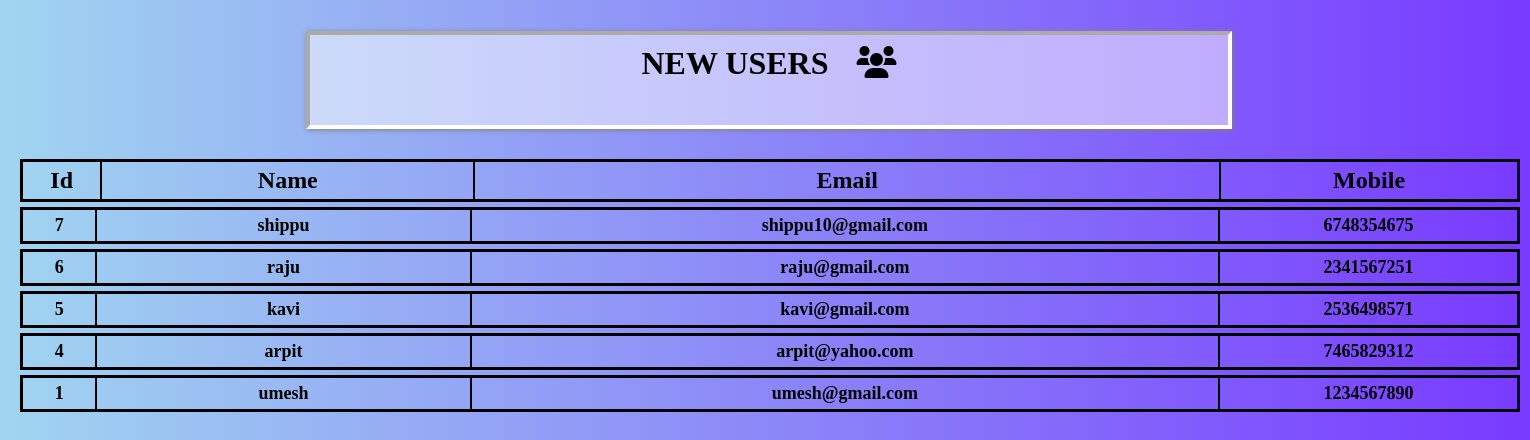
The page /login/newuser.php on the database its author committed.
### tables this page shows
CREATE TABLE `registration` (
  `id` int(255) NOT NULL,
  `username` varchar(255) NOT NULL,
  `email` varchar(255) NOT NULL,
  `mobile` varchar(255) NOT NULL,
  `password` varchar(255) NOT NULL,
  `cpassword` varchar(255) NOT NULL,
  `usertype` varchar(255) NOT NULL DEFAULT 'user'
);

### login/newuser.php (the view, shortened to what this page needs)
<!DOCTYPE html>
<html lang="en">
<head>
    <link rel="stylesheet" href="viewuser.css">
    <link rel="stylesheet" href="css/all.css">
</head>
<body>
<h1>NEW USERS  <i class="fas fa-users" style="margin-left:20px;"></i></h1>
<table>
          <tr>
                     <th style="width:2%;border-right:2px solid black; padding:5px;">Id</th>
                     <th style="width:10%;border-right:2px solid black; padding:5px;">Name</th>
                     <th style="width:20%;border-right:2px solid black; padding:5px;">Email</th>
                     <th style="width:8%;border-right:2px solid black; padding:5px;">Mobile</th>
          </tr>
</table>
    <?php
    $con=mysqli_connect("localhost","root","","signup") or die("connection failed");
    $sql="SELECT * from registration where usertype='user' order by  id desc  ";
    $result=mysqli_query($con,$sql) or die("query unsucessful");
    if(mysqli_num_rows($result)>0)
    {
        while($row=mysqli_fetch_assoc($result))
        {
          ?>
           <table>
                <tr>
                     <td style="width:2%;border-right:2px solid black; padding:5px;"><?php echo $row['id'];?></td>
                     <td style="width:10%;border-right:2px solid black;padding:5px;"><?php echo $row['username'];?></td>
                     <td style="width:20%;border-right:2px solid black;padding:5px;"><?php echo $row['email'];?></td>
                     <td style="width:8%;border-right:2px solid black;padding:5px;"><?php echo $row['mobile'];?></td>
                 </tr>
             </table>
          <?php
        }
    }
    ?>
</body>
</html>

### login/viewuser.css (style rules this page uses)
* { margin: 0; padding: 0; }
body { background-image: linear-gradient(to left,rgb(120, 58, 255) ,rgb(160, 213, 240)); background-attachment: fixed; }
table { width: 1500px; border:3px solid black; box-sizing: border-box; text-align: center; margin-top: 5px; margin-left: 20px; border-collapse: collapse; }
tr { width: 100%; }
th { font-weight: bold; font-size:x-large; }
td { font-weight: bold; font-size:large; }

### login/newuser.php (style rules this page uses)
h1 { width:60%; height:10vh; margin-top:2%; margin-left:20%; margin-bottom:2%; padding-top:10px; text-align:center; border:4px inset white; background-color:rgba(255,255,255,.5); box-shadow:1px 1px 5px gray; }

### rows shown on the page
registration: id "7", username "shippu", email "shippu10@gmail.com", mobile "6748354675"
registration: id "6", username "raju", email "raju@gmail.com", mobile "2341567251"
registration: id "5", username "kavi", email "kavi@gmail.com", mobile "2536498571"
registration: id "4", username "arpit", email "arpit@yahoo.com", mobile "7465829312"
registration: id "1", username "umesh", email "umesh@gmail.com", mobile "1234567890"
